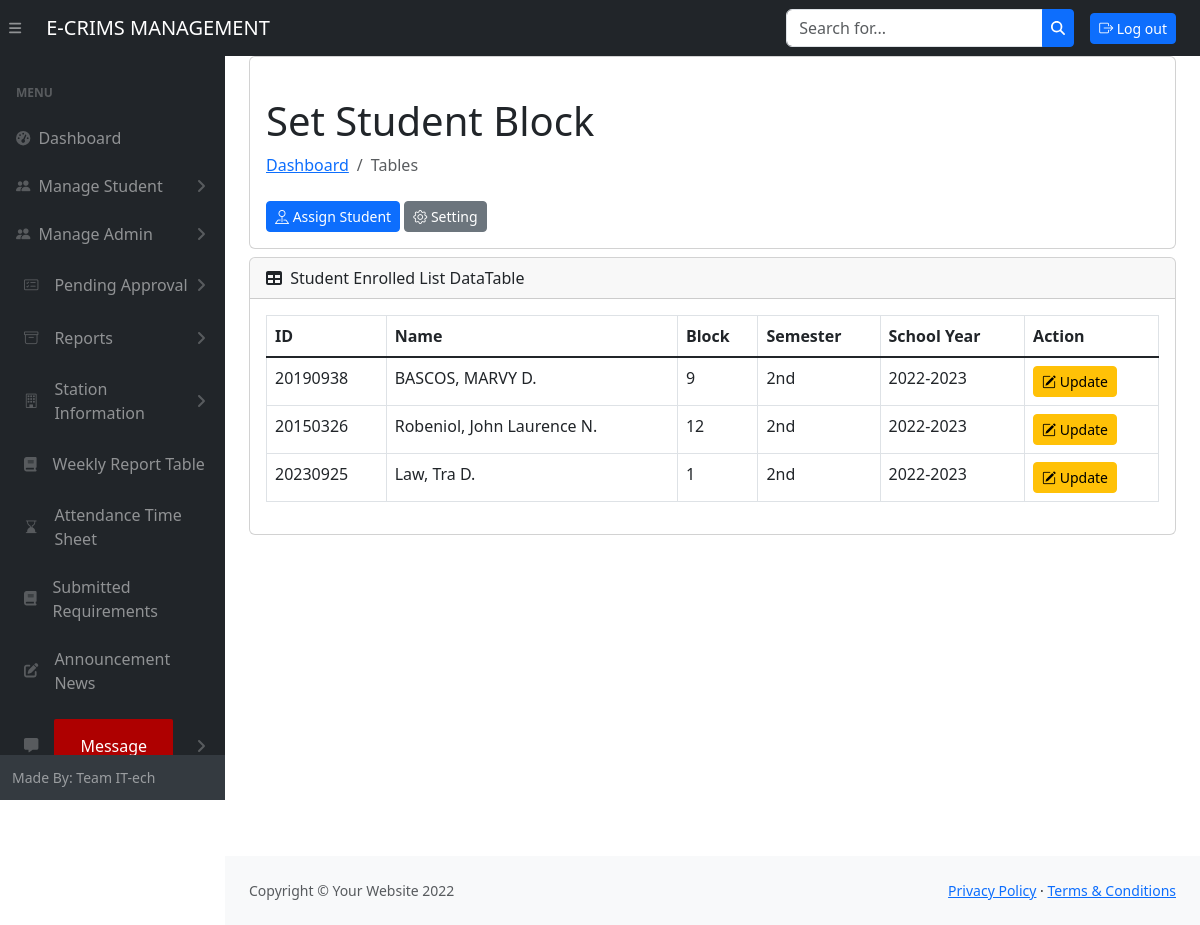
Page /admin/set_blk.php (signed in) on the committed database.
### tables this page shows
CREATE TABLE `blk_sy` (
  `blk_id` int(11) NOT NULL,
  `std_id` int(11) NOT NULL,
  `blk` int(11) NOT NULL,
  `sem` varchar(20) NOT NULL,
  `sch_yr` varchar(20) NOT NULL,
  `blk_date_time` datetime NOT NULL DEFAULT current_timestamp()
);

CREATE TABLE `student_enroll` (
  `id` int(10) NOT NULL,
  `last_name` varchar(50) NOT NULL,
  `first_name` varchar(50) NOT NULL,
  `middle_name` varchar(50) NOT NULL,
  `suffix_name` varchar(10) NOT NULL,
  `email` varchar(250) NOT NULL,
  `password` varchar(50) NOT NULL,
  `status` varchar(11) NOT NULL,
  `time_date` datetime NOT NULL DEFAULT current_timestamp()
);

### admin/set_blk.php (the view, shortened to what this page needs)
<!DOCTYPE html>
<html lang="en">
<head>
    <?php include 'head.php' ?>
</head>
<body class="sb-nav-fixed">
    <?php include 'header.php' ?>
    <div id="layoutSidenav">
        <?php include 'nav.php' ?>
        <div id="layoutSidenav_content">
            <div id="layoutAuthentication">
                <div id="layoutAuthentication_content">
                    <main>
                        <div class="container-fluid px-4">
                            <div class="card bg-white mb-2">
                                <div class="card-body">
                                    <div class="align-self-center">
                                        <h1 class="mt-4">Set Student Block</h1>
                                        <ol class="breadcrumb mb-4">
                                            <li class="breadcrumb-item"><a href="index.php">Dashboard</a></li>
                                            <li class="breadcrumb-item active">Tables</li>
                                        </ol>
                                        <div class="col-lg-5 col-md-6">
                                            <button type="button" class="btn btn-primary btn-sm" data-toggle="modal" data-target="#assign" data-whatever="Team Leader"><i class="bi bi-pin-map"></i> Assign Student</button>
                                            <button type="button" class="btn btn-secondary btn-sm" data-toggle="modal" data-target="#addModal" data-whatever="Team Leader"><i class="bi bi-gear"></i> Setting</button>
                                        </div>
                                    </div>
                                </div>
                            </div>
                            <div class="card mb-4">
                                <div class="card-header">
                                    <i class="fas fa-table me-1"></i>
                                    Student Enrolled List DataTable
                                </div>
                                <div class="card-body">
                                    <div class="table-responsive">
                                        <table id="datatablesSimple" class="table table-bordered">
                                            <thead>
                                                <tr>
                                                    <th class="cell">ID</th>
                                                    <th class="cell">Name</th>
                                                    <th class="cell">Block</th>
                                                    <th class="cell">Semester</th>
                                                    <th class="text-right">School Year</th>
                                                    <th class="text-right">Action</th>
                                                </tr>
                                            </thead>
                                            <tbody>
                                                <?php
                                                include 'db_connect.php';
                                                ?>
                                                <?php
                                                $sql = "SELECT * FROM blk_sy join student_enroll on blk_sy.std_id=student_enroll.id WHERE student_enroll.status !='1' ORDER BY blk_sy.blk_date_time Desc";
                                                $result = $mysqli->query($sql);
                                                while ($row = $result->fetch_assoc()) {
                                                ?>
                                                    <tr>
                                                        <td><?php echo $row['id']; ?></td>
                                                        <td><?php echo $row['last_name'] . ", " . $row['first_name'] . " " . $row['middle_name'] . " " . $row['suffix_name']; ?></td>
                                                        <td><?php echo $row['blk']; ?></td>
                                                        <td><?php echo $row['sem'] ?></td>
                                                        <td><?php echo $row['sch_yr'] ?></td>
                                                        <td> <a href='#update_<?php echo $row['id']; ?>' class='btn btn-warning btn-sm' data-bs-toggle='modal'><i class='bi bi-pencil-square'></i> Update</a></td>
                                                    </tr>
                                                <?php
                                                }
                                                ?>
                                            </tbody>
                                        </table>
                                    </div>
                                </div>
                            </div>
                        </div>
                    </main>
                </div>
            </div>
            <?php include 'footer.php' ?>
        </div>
    </div>
    <?php include 'script.php' ?>
</body>
</html>

### css/all.css (style rules this page uses)
.fa-table:before { content: "\f0ce"; }

### rows in the picture
blk_sy: student_enroll.id "20190938", student_enroll.last_name "BASCOS", student_enroll.first_name "MARVY", student_enroll.middle_name "D.", blk "9", sem "2nd", sch_yr "2022-2023"
blk_sy: student_enroll.id "20150326", student_enroll.last_name "Robeniol", student_enroll.first_name "John Laurence", student_enroll.middle_name "N.", blk "12", sem "2nd", sch_yr "2022-2023"
blk_sy: student_enroll.id "20230925", student_enroll.last_name "Law", student_enroll.first_name "Tra", student_enroll.middle_name "D.", blk "1", sem "2nd", sch_yr "2022-2023"
